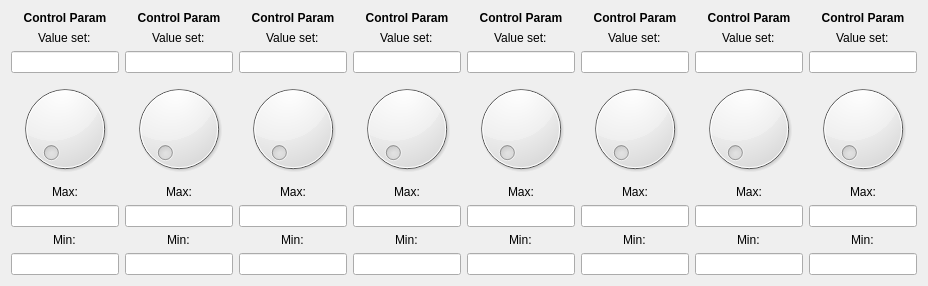
     <widget class="QWidget" name="eg_tab_0">
      <attribute name="title">
       <string>Encoder Group 1</string>
      </attribute>
      <layout class="QVBoxLayout" name="verticalLayout">
       <item>
        <layout class="QGridLayout" name="dial_grid_layout_0">
         <item row="0" column="0">
          <layout class="QVBoxLayout" name="dial_vertical_layout_0">
           <item>
            <widget class="QLabel" name="dial_control_param_name_0">
             <property name="font">
              <font>
               <weight>75</weight>
               <bold>true</bold>
              </font>
             </property>
             <property name="text">
              <string>Control Param</string>
             </property>
             <property name="alignment">
              <set>Qt::AlignCenter</set>
             </property>
            </widget>
           </item>
           <item alignment="Qt::AlignHCenter">
            <widget class="QLabel" name="dial_val_set_label_0">
             <property name="text">
              <string>Value set:</string>
             </property>
            </widget>
           </item>
           <item alignment="Qt::AlignHCenter">
            <widget class="QLineEdit" name="dial_val_set_0">
             <property name="text">
              <string/>
             </property>
             <property name="alignment">
              <set>Qt::AlignCenter</set>
             </property>
            </widget>
           </item>
           <item>
            <widget class="QDial" name="dial_0"/>
           </item>
           <item alignment="Qt::AlignHCenter">
            <widget class="QLabel" name="dial_max_label_0">
             <property name="text">
              <string>Max:</string>
             </property>
            </widget>
           </item>
           <item alignment="Qt::AlignHCenter">
            <widget class="QLineEdit" name="dial_max_val_0">
             <property name="text">
              <string/>
             </property>
             <property name="alignment">
              <set>Qt::AlignCenter</set>
             </property>
            </widget>
           </item>
           <item alignment="Qt::AlignHCenter">
            <widget class="QLabel" name="dial_min_label_0">
             <property name="text">
              <string>Min:</string>
             </property>
            </widget>
           </item>
           <item alignment="Qt::AlignHCenter">
            <widget class="QLineEdit" name="dial_min_val_0">
             <property name="text">
              <string/>
             </property>
             <property name="alignment">
              <set>Qt::AlignCenter</set>
             </property>
            </widget>
           </item>
          </layout>
         </item>
         <item row="0" column="1">
          <layout class="QVBoxLayout" name="dial_vertical_layout_1">
           <item>
            <widget class="QLabel" name="dial_control_param_name_1">
             <property name="font">
              <font>
               <weight>75</weight>
               <bold>true</bold>
              </font>
             </property>
             <property name="text">
              <string>Control Param</string>
             </property>
             <property name="alignment">
              <set>Qt::AlignCenter</set>
             </property>
            </widget>
           </item>
           <item alignment="Qt::AlignHCenter">
            <widget class="QLabel" name="dial_val_set_label_1">
             <property name="text">
              <string>Value set:</string>
             </property>
            </widget>
           </item>
           <item alignment="Qt::AlignHCenter">
            <widget class="QLineEdit" name="dial_val_set_1">
             <property name="text">
              <string/>
             </property>
             <property name="alignment">
              <set>Qt::AlignCenter</set>
             </property>
            </widget>
           </item>
           <item>
            <widget class="QDial" name="dial_1"/>
           </item>
           <item alignment="Qt::AlignHCenter">
            <widget class="QLabel" name="dial_max_label_1">
             <property name="text">
              <string>Max:</string>
             </property>
            </widget>
           </item>
           <item alignment="Qt::AlignHCenter">
            <widget class="QLineEdit" name="dial_max_val_1">
             <property name="text">
              <string/>
             </property>
             <property name="alignment">
              <set>Qt::AlignCenter</set>
             </property>
            </widget>
           </item>
           <item alignment="Qt::AlignHCenter">
            <widget class="QLabel" name="dial_min_label_1">
             <property name="text">
              <string>Min:</string>
             </property>
            </widget>
           </item>
           <item alignment="Qt::AlignHCenter">
            <widget class="QLineEdit" name="dial_min_val_1">
             <property name="text">
              <string/>
             </property>
             <property name="alignment">
              <set>Qt::AlignCenter</set>
             </property>
            </widget>
           </item>
          </layout>
         </item>
         <item row="0" column="2">
          <layout class="QVBoxLayout" name="dial_vertical_layout_2">
           <item>
            <widget class="QLabel" name="dial_control_param_name_2">
             <property name="font">
              <font>
               <weight>75</weight>
               <bold>true</bold>
              </font>
             </property>
             <property name="text">
              <string>Control Param</string>
             </property>
             <property name="alignment">
              <set>Qt::AlignCenter</set>
             </property>
            </widget>
           </item>
           <item alignment="Qt::AlignHCenter">
            <widget class="QLabel" name="dial_val_set_label_2">
             <property name="text">
              <string>Value set:</string>
             </property>
            </widget>
           </item>
           <item alignment="Qt::AlignHCenter">
            <widget class="QLineEdit" name="dial_val_set_2">
             <property name="text">
              <string/>
             </property>
             <property name="alignment">
              <set>Qt::AlignCenter</set>
             </property>
            </widget>
           </item>
           <item>
            <widget class="QDial" name="dial_2"/>
           </item>
           <item alignment="Qt::AlignHCenter">
            <widget class="QLabel" name="dial_max_label_2">
             <property name="text">
              <string>Max:</string>
             </property>
            </widget>
           </item>
           <item alignment="Qt::AlignHCenter">
            <widget class="QLineEdit" name="dial_max_val_2">
             <property name="text">
              <string/>
             </property>
             <property name="alignment">
              <set>Qt::AlignCenter</set>
             </property>
            </widget>
           </item>
           <item alignment="Qt::AlignHCenter">
            <widget class="QLabel" name="dial_min_label_2">
             <property name="text">
              <string>Min:</string>
             </property>
            </widget>
           </item>
           <item alignment="Qt::AlignHCenter">
            <widget class="QLineEdit" name="dial_min_val_2">
             <property name="text">
              <string/>
             </property>
             <property name="alignment">
              <set>Qt::AlignCenter</set>
             </property>
            </widget>
           </item>
          </layout>
         </item>
         <item row="0" column="3">
          <layout class="QVBoxLayout" name="dial_vertical_layout_3">
           <item>
            <widget class="QLabel" name="dial_control_param_name_3">
             <property name="font">
              <font>
               <weight>75</weight>
               <bold>true</bold>
              </font>
             </property>
             <property name="text">
              <string>Control Param</string>
             </property>
             <property name="alignment">
              <set>Qt::AlignCenter</set>
             </property>
            </widget>
           </item>
           <item alignment="Qt::AlignHCenter">
            <widget class="QLabel" name="dial_val_set_label_3">
             <property name="text">
              <string>Value set:</string>
             </property>
            </widget>
           </item>
           <item alignment="Qt::AlignHCenter">
            <widget class="QLineEdit" name="dial_val_set_3">
             <property name="text">
              <string/>
             </property>
             <property name="alignment">
              <set>Qt::AlignCenter</set>
             </property>
            </widget>
           </item>
           <item>
            <widget class="QDial" name="dial_3"/>
           </item>
           <item alignment="Qt::AlignHCenter">
            <widget class="QLabel" name="dial_max_label_3">
             <property name="text">
              <string>Max:</string>
             </property>
            </widget>
           </item>
           <item alignment="Qt::AlignHCenter">
            <widget class="QLineEdit" name="dial_max_val_3">
             <property name="text">
              <string/>
             </property>
             <property name="alignment">
              <set>Qt::AlignCenter</set>
             </property>
            </widget>
           </item>
           <item alignment="Qt::AlignHCenter">
            <widget class="QLabel" name="dial_min_label_3">
             <property name="text">
              <string>Min:</string>
             </property>
            </widget>
           </item>
           <item alignment="Qt::AlignHCenter">
            <widget class="QLineEdit" name="dial_min_val_3">
             <property name="text">
              <string/>
             </property>
             <property name="alignment">
              <set>Qt::AlignCenter</set>
             </property>
            </widget>
           </item>
          </layout>
         </item>
         <item row="0" column="4">
          <layout class="QVBoxLayout" name="dial_vertical_layout_4">
           <item>
            <widget class="QLabel" name="dial_control_param_name_4">
             <property name="font">
              <font>
               <weight>75</weight>
               <bold>true</bold>
              </font>
             </property>
             <property name="text">
              <string>Control Param</string>
             </property>
             <property name="alignment">
              <set>Qt::AlignCenter</set>
             </property>
            </widget>
           </item>
           <item alignment="Qt::AlignHCenter">
            <widget class="QLabel" name="dial_val_set_label_4">
             <property name="text">
              <string>Value set:</string>
             </property>
            </widget>
           </item>
           <item alignment="Qt::AlignHCenter">
            <widget class="QLineEdit" name="dial_val_set_4">
             <property name="text">
              <string/>
             </property>
             <property name="alignment">
              <set>Qt::AlignCenter</set>
             </property>
            </widget>
           </item>
           <item>
            <widget class="QDial" name="dial_4"/>
           </item>
           <item alignment="Qt::AlignHCenter">
            <widget class="QLabel" name="dial_max_label_4">
             <property name="text">
              <string>Max:</string>
             </property>
            </widget>
           </item>
           <item alignment="Qt::AlignHCenter">
            <widget class="QLineEdit" name="dial_max_val_4">
             <property name="text">
              <string/>
             </property>
             <property name="alignment">
              <set>Qt::AlignCenter</set>
             </property>
            </widget>
           </item>
           <item alignment="Qt::AlignHCenter">
            <widget class="QLabel" name="dial_min_label_4">
             <property name="text">
              <string>Min:</string>
             </property>
            </widget>
           </item>
           <item alignment="Qt::AlignHCenter">
            <widget class="QLineEdit" name="dial_min_val_4">
             <property name="text">
              <string/>
             </property>
             <property name="alignment">
              <set>Qt::AlignCenter</set>
             </property>
            </widget>
           </item>
          </layout>
         </item>
         <item row="0" column="5">
          <layout class="QVBoxLayout" name="dial_vertical_layout_5">
           <item>
            <widget class="QLabel" name="dial_control_param_name_5">
             <property name="font">
              <font>
               <weight>75</weight>
               <bold>true</bold>
              </font>
             </property>
             <property name="text">
              <string>Control Param</string>
             </property>
             <property name="alignment">
              <set>Qt::AlignCenter</set>
             </property>
            </widget>
           </item>
           <item alignment="Qt::AlignHCenter">
            <widget class="QLabel" name="dial_val_set_label_5">
             <property name="text">
              <string>Value set:</string>
             </property>
            </widget>
           </item>
           <item alignment="Qt::AlignHCenter">
            <widget class="QLineEdit" name="dial_val_set_5">
             <property name="text">
              <string/>
             </property>
             <property name="alignment">
              <set>Qt::AlignCenter</set>
             </property>
            </widget>
           </item>
           <item>
            <widget class="QDial" name="dial_5"/>
           </item>
           <item alignment="Qt::AlignHCenter">
            <widget class="QLabel" name="dial_max_label_5">
             <property name="text">
              <string>Max:</string>
             </property>
            </widget>
           </item>
           <item alignment="Qt::AlignHCenter">
            <widget class="QLineEdit" name="dial_max_val_5">
             <property name="text">
              <string/>
             </property>
             <property name="alignment">
              <set>Qt::AlignCenter</set>
             </property>
            </widget>
           </item>
           <item alignment="Qt::AlignHCenter">
            <widget class="QLabel" name="dial_min_label_5">
             <property name="text">
              <string>Min:</string>
             </property>
            </widget>
           </item>
           <item alignment="Qt::AlignHCenter">
            <widget class="QLineEdit" name="dial_min_val_5">
             <property name="text">
              <string/>
             </property>
             <property name="alignment">
              <set>Qt::AlignCenter</set>
             </property>
            </widget>
           </item>
          </layout>
         </item>
         <item row="0" column="6">
          <layout class="QVBoxLayout" name="dial_vertical_layout_6">
           <item>
            <widget class="QLabel" name="dial_control_param_name_6">
             <property name="font">
              <font>
               <weight>75</weight>
               <bold>true</bold>
              </font>
             </property>
             <property name="text">
              <string>Control Param</string>
             </property>
             <property name="alignment">
              <set>Qt::AlignCenter</set>
             </property>
            </widget>
           </item>
           <item alignment="Qt::AlignHCenter">
            <widget class="QLabel" name="dial_val_set_label_6">
             <property name="text">
              <string>Value set:</string>
             </property>
            </widget>
           </item>
           <item alignment="Qt::AlignHCenter">
            <widget class="QLineEdit" name="dial_val_set_6">
             <property name="text">
              <string/>
             </property>
             <property name="alignment">
              <set>Qt::AlignCenter</set>
             </property>
            </widget>
           </item>
           <item>
            <widget class="QDial" name="dial_6"/>
           </item>
           <item alignment="Qt::AlignHCenter">
            <widget class="QLabel" name="dial_max_label_6">
             <property name="text">
              <string>Max:</string>
             </property>
            </widget>
           </item>
           <item alignment="Qt::AlignHCenter">
            <widget class="QLineEdit" name="dial_max_val_6">
             <property name="text">
              <string/>
             </property>
             <property name="alignment">
              <set>Qt::AlignCenter</set>
             </property>
            </widget>
           </item>
           <item alignment="Qt::AlignHCenter">
            <widget class="QLabel" name="dial_min_label_6">
             <property name="text">
              <string>Min:</string>
             </property>
            </widget>
           </item>
           <item alignment="Qt::AlignHCenter">
            <widget class="QLineEdit" name="dial_min_val_6">
             <property name="text">
              <string/>
             </property>
             <property name="alignment">
              <set>Qt::AlignCenter</set>
             </property>
            </widget>
           </item>
          </layout>
         </item>
         <item row="0" column="7">
          <layout class="QVBoxLayout" name="dial_vertical_layout_7">
           <item>
            <widget class="QLabel" name="dial_control_param_name_7">
             <property name="font">
              <font>
               <weight>75</weight>
               <bold>true</bold>
              </font>
             </property>
             <property name="text">
              <string>Control Param</string>
             </property>
             <property name="alignment">
              <set>Qt::AlignCenter</set>
             </property>
            </widget>
           </item>
           <item alignment="Qt::AlignHCenter">
            <widget class="QLabel" name="dial_val_set_label_7">
             <property name="text">
              <string>Value set:</string>
             </property>
            </widget>
           </item>
           <item alignment="Qt::AlignHCenter">
            <widget class="QLineEdit" name="dial_val_set_7">
             <property name="text">
              <string/>
             </property>
             <property name="alignment">
              <set>Qt::AlignCenter</set>
             </property>
            </widget>
           </item>
           <item>
            <widget class="QDial" name="dial_7"/>
           </item>
           <item alignment="Qt::AlignHCenter">
            <widget class="QLabel" name="dial_max_label_7">
             <property name="text">
              <string>Max:</string>
             </property>
            </widget>
           </item>
           <item alignment="Qt::AlignHCenter">
            <widget class="QLineEdit" name="dial_max_val_7">
             <property name="text">
              <string/>
             </property>
             <property name="alignment">
              <set>Qt::AlignCenter</set>
             </property>
            </widget>
           </item>
           <item alignment="Qt::AlignHCenter">
            <widget class="QLabel" name="dial_min_label_7">
             <property name="text">
              <string>Min:</string>
             </property>
            </widget>
           </item>
           <item alignment="Qt::AlignHCenter">
            <widget class="QLineEdit" name="dial_min_val_7">
             <property name="text">
              <string/>
             </property>
             <property name="alignment">
              <set>Qt::AlignCenter</set>
             </property>
            </widget>
           </item>
          </layout>
         </item>
        </layout>
       </item>
      </layout>
     </widget>
